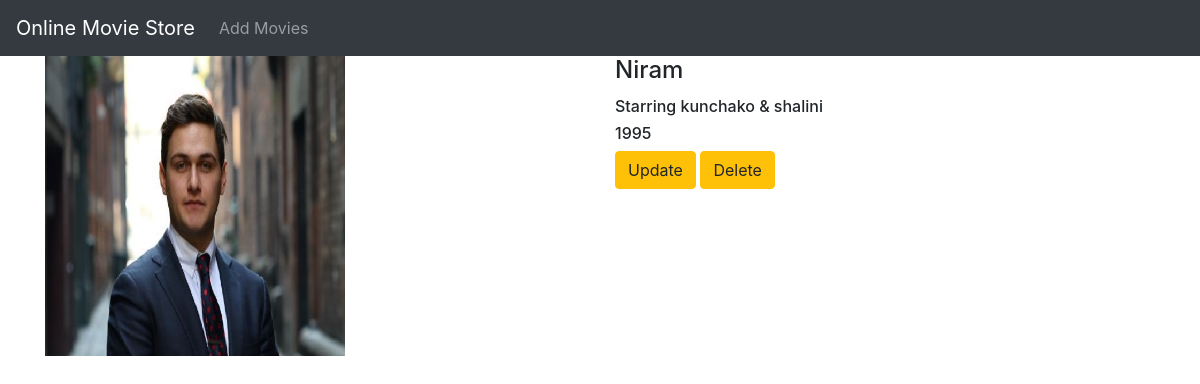
The page /movie/8/ on the database its author committed.
### movieapp1/models.py (models this page shows, shortened)
class Movies(models.Model):
    name=models.CharField(max_length=250)
    desc=models.TextField()
    year=models.IntegerField()
    img=models.ImageField(upload_to='gallery')

### movieapp1/views.py (the view)
# urls.py: path('movie/<int:movie_id>/', views.details, name='details'),
def details(request,movie_id):
    movie1=Movies.objects.get(id=movie_id)
    return render(request, "detail.html", {'mve': movie1})

### templates/detail.html
{% extends 'base.html' %}
{% block body %}
<div class="container">
    <div class="row">
        <div class="col-md-6">
            <img src="{{mve.img.url}}" width="300" height="300">
        </div>
        <div class="col-md-6">
            <h4 class="card-title">{{mve.name}}</h4>
            <h6 class="card-text">{{mve.desc}}</h6>
            <h6 class="card-text">{{mve.year}}</h6>
            <a href="{% url 'movieapp1:update' mve.id %}" class="btn btn-warning">Update</a>
            <a href="{% url 'movieapp1:delete' mve.id %}" class="btn btn-warning">Delete</a>
        </div>
    </div>
</div>
{% endblock %}

### static/style.css (style rules this page uses)
body { background-color:white; }

### rows shown on the page
Movies: img (picture), name "Niram", desc "Starring kunchako & shalini", year "1995"
